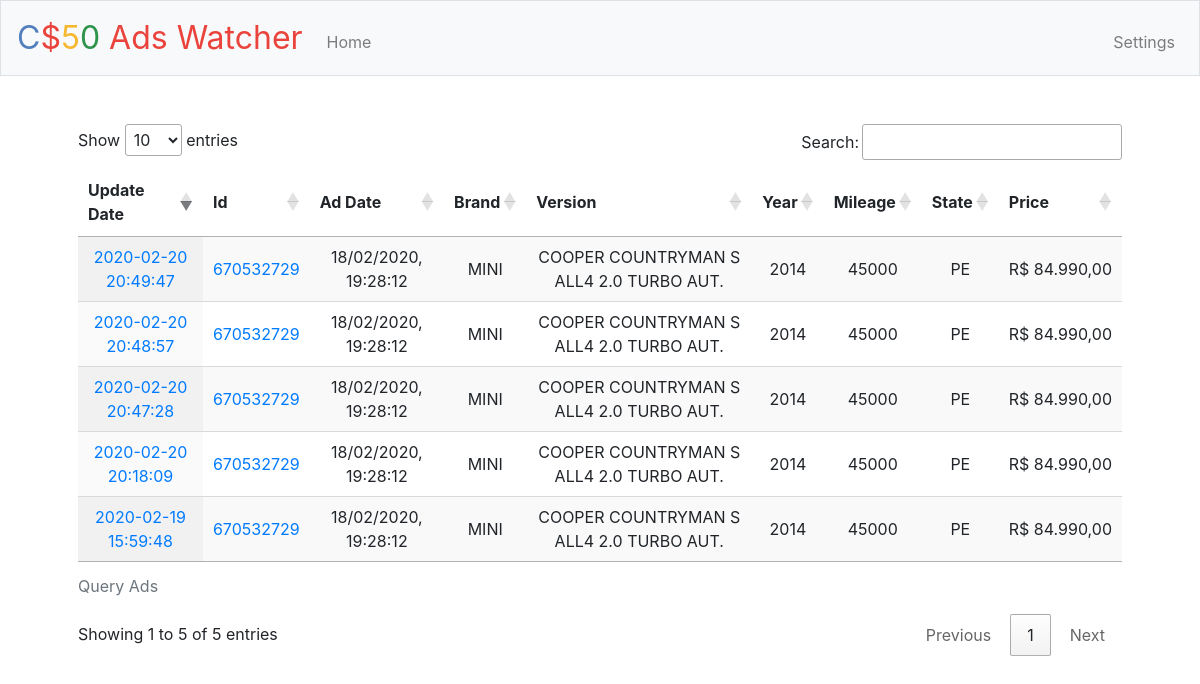
The page /history?listid=670532729 on the database its author committed.
### tables this page shows
CREATE TABLE 'database' ('id' integer PRIMARY KEY AUTOINCREMENT NOT NULL,'timestamp' timestamp DEFAULT CURRENT_TIMESTAMP, 'listId' integer, 'brand'varchar(32), 'version' varchar(128), 'regdate' integer, 'mileage' integer,'price' integer, 'adDate' timestamp, 'state' char(2), 'zipcode' char(8),'gearbox' char(16), 'doors' char(8), 'link' varchar(256), 'active' boolean, 'history' boolean);

### application.py (the view)
@app.route("/history")
def history():
    rows = db.execute(
        "SELECT * FROM database WHERE listId = :listid", listid = request.args.get("listid")
        )
    """Show history of transactions"""
    return render_template("index.html", ads=rows)

### application.py (called while the page is built)
@app.after_request
def after_request(response):
    response.headers["Cache-Control"] = "no-cache, no-store, must-revalidate"
    response.headers["Expires"] = 0
    response.headers["Pragma"] = "no-cache"
    return response

### templates/index.html (shortened to what this page needs)
{% extends "layout.html" %}
{% block main %}
<table id = "ads_table" class="display">
    <caption>Query Ads</caption>
    <thead>
        <tr>
            <th>Update Date</th>
            <th>Id</th>
            <th>Ad Date</th>
            <th>Brand</th>
            <th>Version</th>
            <th>Year</th>
            <th>Mileage</th>
            <th>State</th>
            <th>Price</th>
        </tr>
    </thead>
    <tbody>
        {% for row in ads %}
            <tr>
                {% if row["history"] == 1: %}
                    <td><a href="/history?listid={{ row["listId"]}}">{{ row["timestamp"] }}</a></td>
                {% endif %}
                <td><a href="{{ row["link"] }}">{{ row["listId"] }}</a></td>
                <td id="{{ row["id"] }}_date"></td>
                <td>{{ row["brand"] }}</td>
                <td>{{ row["version"] }}</td>
                <td>{{ row["regdate"] }}</td>
                <td>{{ row["mileage"] }}</td>
                <td>{{ row["state"] }}</td>
                <td id="{{ row["id"] }}_price"></td>
            </tr>
        {% endfor %}
    </tbody>
</table>
{% endblock %}

### rows shown on the page
database: timestamp "2020-02-19 15:59:48", listId "670532729", brand "MINI", version "COOPER COUNTRYMAN S ALL4 2.0 TURBO AUT.", regdate "2014", mileage "45000", state "PE"
database: timestamp "2020-02-20 20:18:09", listId "670532729", brand "MINI", version "COOPER COUNTRYMAN S ALL4 2.0 TURBO AUT.", regdate "2014", mileage "45000", state "PE"
database: timestamp "2020-02-20 20:47:28", listId "670532729", brand "MINI", version "COOPER COUNTRYMAN S ALL4 2.0 TURBO AUT.", regdate "2014", mileage "45000", state "PE"
database: timestamp "2020-02-20 20:48:57", listId "670532729", brand "MINI", version "COOPER COUNTRYMAN S ALL4 2.0 TURBO AUT.", regdate "2014", mileage "45000", state "PE"
database: timestamp "2020-02-20 20:49:47", listId "670532729", brand "MINI", version "COOPER COUNTRYMAN S ALL4 2.0 TURBO AUT.", regdate "2014", mileage "45000", state "PE"
